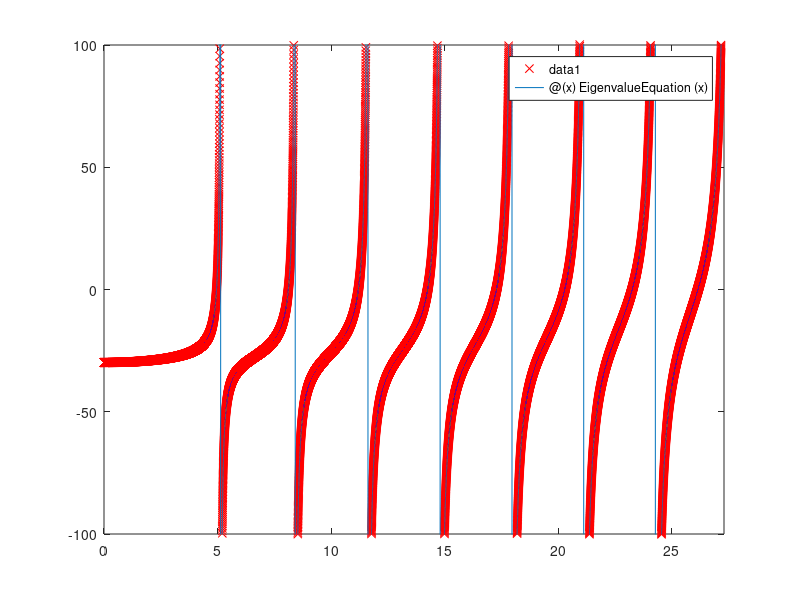

This chart was generated by the following MATLAB code: (Note: this script raises an error after producing the figure.)
% Ralf Mouthaan
% University of Cambridge
% August 2019
%
% Code to calculate spatial LP modes and associated propagation constants
% for a step index fiber.
% See:
%   * Snyder & Love Ch. 13 + Ch. 14
%   * Gloge, Applied Optics, 1971.

function StepIndex

clc; clear variables; close all;
global l V;
bolDebug = true;

%% User-Defined Parameters + Derived Parameters

diameter = 25e-6;
a = diameter/2;
lambda = 633e-9;
n_co =  1.457; % Silica
n_cl =  1.4403;
k = 2*pi/lambda;
NA = sqrt(n_co^2 - n_cl^2); 
V = a*k*NA;
Delta = (1 - n_cl^2/n_co^2)/2;
l = 2;
m = 2;

%% Waveguide data
disp('STEP INDEX CYLINDRICAL WAVEGUIDE');
disp(['Diameter = ' num2str(diameter*1e6) 'um']);
disp(['Wavelength = ' num2str(lambda*1e9) 'nm']);
disp(['Core refractive index = ' num2str(n_co)]);
disp(['Cladding refractive index = ' num2str(n_cl)]);
disp(['Numerical Aperture = ' num2str(NA)]);
disp(['Profile height parameter = ' num2str(Delta)]);
disp(['V-number = ' num2str(V)]);
disp(['Number of modes = ' num2str(V^2/2)]);
disp(['LP(' num2str(l) ',' num2str(m) ') mode']);
disp(['Beta min = ' num2str(k*n_cl) '; Beta max = ' num2str(k*n_co)]);

if n_co < n_cl
    disp('WARNING: n_co must be > n_cl');
    return
end

if l < 0
    disp('WARNING: l must be >= 0');
    return
end

if m < 1
    disp('WARNING: m must be >= 1');
    return
end

if Delta > 1
    disp('WARNING: Waveguide is not weakly guiding');
    return
end

%% Eigenvalue equation

% The eigenvalue equation corresponds to the boundary matching conditions
% between the core and the cladding. The values U that satisfy the
% eigenvalue equation correspond to propagating modes.

% The eigenvalue equation f is evaluated at a range of U-values between 0
% and V.
arrU = 0:0.001:V;
funEigEq = @(x) EigenvalueEquation(x);

if bolDebug == true
    figure;
    plot(arrU, EigenvalueEquation(arrU), 'rx');
    hold on
    fplot(funEigEq, [0 V]);
    ylim([-100 100])
end

% The findpeaks() function is used on arrEigEq to find the approximate
% position of the roots
[~,idxs] = findpeaks(-abs(EigenvalueEquation(arrU)));

if m > length(idxs)
    disp('WARNING: This mode cannot be supported in the waveguide');
    return
end

% fzero() is used to get a better approximation for the root of interest
% U = fzero(funEigEq, arrU(idxs(m)));
U = arrU(idxs(m));

% Associated values are then calculated.
W = sqrt(V^2 - U^2);
beta = V/a/(2*Delta)^(1/2)*(1-2*Delta*U^2/V^2)^(1/2);

% Print derived parameters
disp(['U-number = ' num2str(U)]);
disp(['W-number = ' num2str(W)]);
disp(['Propagation Constant = ' num2str(beta) '/m']);

if beta < k*n_cl || beta > k*n_co
    disp('WARNING: This mode is not supported in the waveguide');
    return
end

%% Plot

x = linspace(-2*a,2*a,500);
[x_mesh, y_mesh] = meshgrid(x, x.');
normradius = sqrt(x_mesh.^2 + y_mesh.^2)/a;
theta = atan2(y_mesh, x_mesh);

F = zeros(size(normradius));
F(normradius <= 1) = besselj(l, U.*normradius(normradius<=1))./besselj(l, U);
F(normradius >  1) = besselk(l, W.*normradius(normradius> 1))./besselk(l, W);

F = F.*cos(l*theta);

figure;
imagesc(x*1e6, x*1e6, abs(F));
xlabel('\mum');
ylabel('\mum');
colormap hot
axis square
title({['|E| - LP(' num2str(l) ',' num2str(m) ')']; ...
    ['\phi = ' num2str(diameter*1e6) '\mum; NA = ' num2str(NA) ...
    '; \lambda = ' num2str(lambda*1e9) 'nm; \beta = ' ...
    num2str(beta*1e-6) '\mum^{-1}']})

figure;
imagesc(x*1e6, x*1e6, angle(F));
xlabel('\mum');
ylabel('\mum');
axis square
title({['\angleE - LP(' num2str(l) ',' num2str(m) ')']; ...
    ['\phi = ' num2str(diameter*1e6) '\mum; NA = ' num2str(NA) ...
    '; \lambda = ' num2str(lambda*1e9) 'nm; \beta = ' ...
    num2str(beta*1e-6) '\mum^{-1}']})


end
function RetVal = EigenvalueEquation(U)

    % Eigenvalue equation as given in Snyder & Love. Is equivalent to the
    % Eigenvalue equation given in Gloge, who just used a different
    % recursive bessel function relationship for the derivation.

    global l V;

    W = sqrt(V^2 - U.^2);
    RetVal = U.*besselj(l+1,U)./besselj(l,U) - ...
        W.*besselk(l+1,W)./besselk(l,W);

end